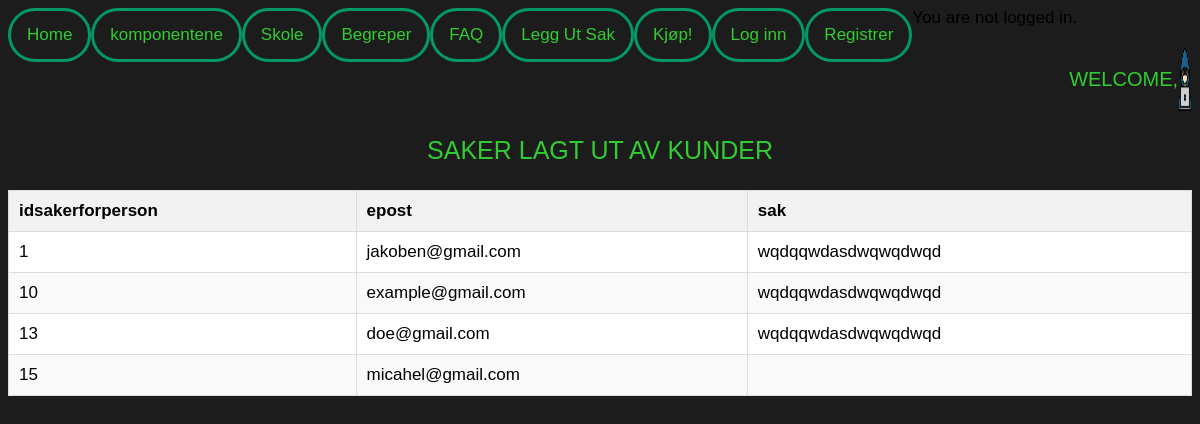
/sakeradmin.php, run on the app's committed database.
### tables this page shows
CREATE TABLE `sakerforperson` (
  `idsakerforperson` int(11) NOT NULL AUTO_INCREMENT,
  `epost` varchar(245) DEFAULT NULL,
  `sak` varchar(245) DEFAULT NULL,
  PRIMARY KEY (`idsakerforperson`)
);

### sakeradmin.php (the view, shortened to what this page needs)
<?php
$connection = mysqli_connect("localhost", "root", "Admin", "checkout");
$sql = "SELECT * FROM sakerforperson";
$result = mysqli_query($connection, $sql);
?>
<!DOCTYPE html>
<html lang="en">
<head>
    <link rel="stylesheet" href="style.css">
</head>
<body>
    <div class="topnav">
        <a href="Home.php" class="borderstyletag">Home</a>
        <a href="prossesor.php" class="borderstyletag">komponentene</a>
        <a href="skole.php" class="borderstyletag">Skole</a>
        <a href="begreper.php" class="borderstyletag">Begreper</a>
        <a href="FAQ.php" class="borderstyletag">FAQ</a>
        <a href="saker.php" class="borderstyletag">Legg Ut Sak</a>
        <a href="Items.php" class="borderstyletag">Kjøp!</a>
        <a href="loginforphp.php" class="borderstyletag">Log inn</a>
        <a href="registration.php" class="borderstyletag">Registrer</a>
        <?php
        if (isset($_SESSION['username'])) {
            echo '<a href="logout.php" class="thisisatest">Logout</a>';
        } else {
            echo 'You are not logged in.';
        }
        ?>
    </div>
    <div class="WelcomeuserContainer">
    </div>
    <div class="logoforwebSide">
        <p class="welcomeUser">Welcome,
        </p>
        <img src="images/hacker.png" class="logoWeb">
    </div>
    <div class="infoadmincontainer">
        <p class="ppp">Saker Lagt Ut Av Kunder</p>
        <table>
            <thead>
                <tr>
                    <?php
                    $row = mysqli_fetch_assoc($result);
                    foreach ($row as $column_name => $value) {
                        echo "<th>$column_name</th>";
                    }
                    ?>
                </tr>
            </thead>
            <tbody>
                <?php
                mysqli_data_seek($result, 0);
                while ($row = mysqli_fetch_assoc($result)) {
                    echo "<tr>";
                    foreach ($row as $value) {
                        echo "<td>$value</td>";
                    }
                    echo "</tr>";
                }
                ?>
            </tbody>
        </table>
    </div>
</body>
</html>

### style.css (style rules this page uses)
body { margin: 0; background-color: rgb(29, 28, 28); font-family: -apple-system, BlinkMacSystemFont, "Segoe UI", "Roboto", "Oxygen", "Ubuntu", "Cantarell", "Fira Sans", "Droid Sans", "Helvetica Neue", sans-serif; -webkit-font-smoothing: antialiased; -moz-osx-font-smoothing: grayscale; }
.infoadmincontainer { display: flex; align-items: center; flex-direction: column; justify-content: center; }
table { width: 100%; border-collapse: collapse; background-color: white; border: 1px solid #dddddd; }
th { background-color: #f2f2f2; border: 1px solid #dddddd; padding: 10px; text-align: left; }
td { border: 1px solid #dddddd; padding: 10px; }
tr:nth-child(even) { background-color: #f9f9f9; }
.ppp { font-family: Impact, Haettenschweiler, "Arial Narrow Bold", sans-serif; font-size: 250%; color: limegreen; text-align: center; text-transform: uppercase; }
.borderstyletag { border: solid; border-color: #029a62; border-radius: 83px; }
.logoforwebSide { display: flex; justify-content: flex-end; }
.welcomeUser { float: left; color: limegreen; font-family: Impact, Haettenschweiler, "Arial Narrow Bold", sans-serif; font-size: 20px; text-transform: uppercase; }
.WelcomeuserContainer { display: flex; justify-content: end; padding-right: 105px; padding-bottom: 20px; }
.logoWeb { width: 5%; height: auto; }
.topnav a { float: left; color: limegreen; text-align: center; padding: 14px 16px; text-decoration: none; font-family: Impact, Haettenschweiler, "Arial Narrow Bold", sans-serif; font-size: 23px; }
@media (max-width: 1700px) { .ppp { font-size: 25px; } }
@media (max-width: 1505px) { .topnav a { font-size: 18px; } }
@media (max-width: 1300px) { .topnav a { font-size: 17px; } }
body { font-family: Arial; font-size: 17px; padding: 8px; }
* { box-sizing: border-box; }
a { color: #2196F3; }

### data on the page
sakerforperson: idsakerforperson "1", epost "jakoben@gmail.com", sak "wqdqqwdasdwqwqdwqd"
sakerforperson: idsakerforperson "10", epost "example@gmail.com", sak "wqdqqwdasdwqwqdwqd"
sakerforperson: idsakerforperson "13", epost "doe@gmail.com", sak "wqdqqwdasdwqwqdwqd"
sakerforperson: idsakerforperson "15", epost "micahel@gmail.com"

### other printed values
$column_name "idsakerforperson"
$column_name "epost"
$column_name "sak"
